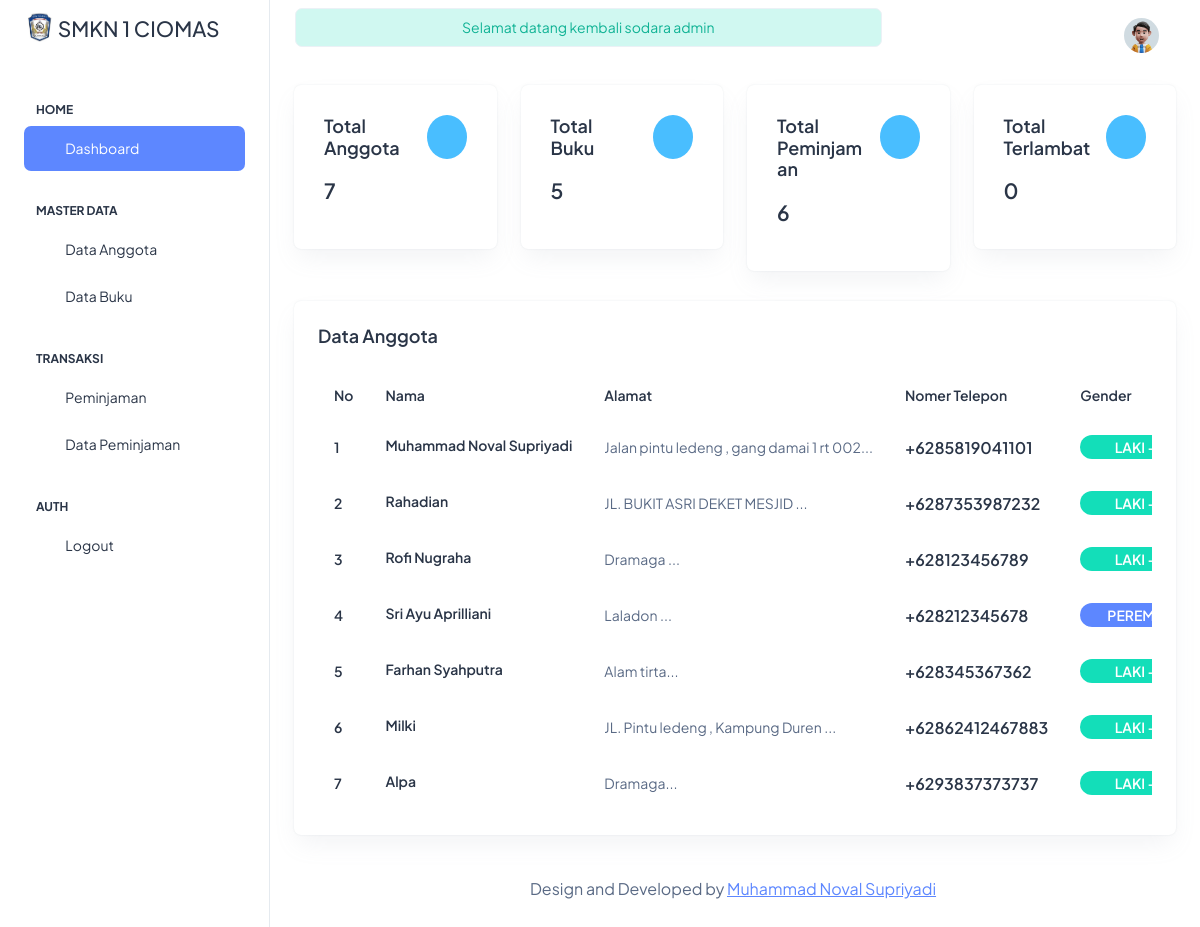
The app's page /dashboard/home/ (signed in) with its own data.
### tables this page shows
CREATE TABLE `member` (
  `id` int(11) NOT NULL,
  `fullname` varchar(255) NOT NULL,
  `address` varchar(255) NOT NULL,
  `phone_number` varchar(15) NOT NULL,
  `gender` varchar(20) NOT NULL,
  `photo_filename` varchar(255) DEFAULT NULL
);

### dashboard/home/index.php (the view, shortened to what this page needs)
<?php
include_once("../navbar.php");
?>
<div class="row">
    <div class="col-lg-12">
        <div class="row">
            <div class="col-lg-3">
                <div class="card">
                    <div class="card-body">
                        <a href="../member/" class="">
                            <div class="row alig n-items-start">
                                <div class="col-8">
                                    <?php
                                $countmember = mysqli_query($con, "SELECT COUNT(*) as total FROM member");
                                $membercount = mysqli_fetch_assoc($countmember);
                                ?>
                                    <h5 class="card-title mb-9 fw-semibold">Total<br> Anggota</h5>
                                    <h4 class="fw-semibold mb-3"><?= $membercount['total']?></h4>
                                </div>
                                <div class="col-4">
                                    <div class="d-flex justify-content-end">
                                        <div
                                            class="text-white bg-secondary rounded-circle p-6 d-flex align-items-center justify-content-center">
                                            <i class="ti ti-user fs-6"></i>
                                        </div>
                                    </div>
                                </div>
                            </div>
                        </a>
                    </div>
                </div>
            </div>
            <div class="col-lg-3">
                <div class="card">
                    <div class="card-body">
                        <a href="../book/" class="">
                            <div class="row alig n-items-start">
                                <div class="col-8">
                                    <?php
                                $countbook = mysqli_query($con, "SELECT COUNT(*) as total FROM book");
                                $bookcount = mysqli_fetch_assoc($countbook);
                                ?>
                                    <h5 class="card-title mb-9 fw-semibold">Total <br>Buku</h5>
                                    <h4 class="fw-semibold mb-3"><?= $bookcount['total']?></h4>
                                </div>
                                <div class="col-4">
                                    <div class="d-flex justify-content-end">
                                        <div
                                            class="text-white bg-secondary rounded-circle p-6 d-flex align-items-center justify-content-center">
                                            <i class="ti ti-book fs-6"></i>
                                        </div>
                                    </div>
                                </div>
                            </div>
                        </a>
                    </div>
                </div>
            </div>
            <div class="col-lg-3">
                <div class="card">
                    <div class="card-body">
                        <a href="../loan_data/" class="">
                            <div class="row alig n-items-start">
                                <div class="col-8">
                                    <?php
                                $countborrowing = mysqli_query($con, "SELECT COUNT(*) as total FROM borrowing");
                                $borrowingcount = mysqli_fetch_assoc($countborrowing);
                                ?>
                                    <h5 class="card-title mb-9 fw-semibold">Total<br> Peminjaman</h5>
                                    <h4 class="fw-semibold mb-3"><?=  $borrowingcount['total']?></h4>
                                </div>
                                <div class="col-4">
                                    <div class="d-flex justify-content-end">
                                        <div
                                            class="text-white bg-secondary rounded-circle p-6 d-flex align-items-center justify-content-center">
                                            <i class="ti ti-cards fs-6"></i>
                                        </div>
                                    </div>
                                </div>
                            </div>
                        </a>
                    </div>
                </div>
            </div>
            <div class="col-lg-3">
                <div class="card">
                    <div class="card-body">
                        <a href="../loan_data/?late" class="">
                            <div class="row alig n-items-start">
                                <div class="col-8">
                                    <?php
                                $countlate = mysqli_query($con, "SELECT COUNT(*) as total FROM borrowing WHERE return_date < CURDATE()  AND status = 'Belum Kembali'");
                                $borrowinglate = mysqli_fetch_assoc($countlate);
                                ?>
                                    <h5 class="card-title mb-9 fw-semibold">Total <br> Terlambat</h5>
                                    <h4 class="fw-semibold mb-3"><?=  $borrowinglate['total']?></h4>
                                </div>
                                <div class="col-4">
                                    <div class="d-flex justify-content-end">
                                        <div
                                            class="text-white bg-secondary rounded-circle p-6 d-flex align-items-center justify-content-center">
                                            <i class="ti ti-file-description fs-6"></i>
                                        </div>
                                    </div>
                                </div>
                            </div>
                        </a>
                    </div>
                </div>
            </div>
        </div>
    </div>
</div>
<div class="row">
    <div class="col-lg-12 d-flex align-items-stretch">
        <div class="card w-100">
            <div class="card-body p-4">
                <h5 class="card-title fw-semibold mb-4">Data Anggota</h5>
                <div class="table-responsive">
                    <table class="table text-nowrap mb-0 align-middle">
                        <thead class="text-dark fs-4">
                            <tr>
                                <th class="border-bottom-0">
                                    <h6 class="fw-semibold mb-0">No</h6>
                                </th>
                                <th class="border-bottom-0">
                                    <h6 class="fw-semibold mb-0">Nama</h6>
                                </th>
                                <th class="border-bottom-0">
                                    <h6 class="fw-semibold mb-0">Alamat</h6>
                                </th>
                                <th class="border-bottom-0">
                                    <h6 class="fw-semibold mb-0">Nomer Telepon</h6>
                                </th>
                                <th class="border-bottom-0">
                                    <h6 class="fw-semibold mb-0">Gender</h6>
                                </th>
                            </tr>
                        </thead>
                        <tbody>
                            <?php
                            $result = mysqli_query($con, "SELECT * FROM member ");
                            $iteration = 1;
                            while ($member = mysqli_fetch_array($result)) {
                            ?>
                            <tr>
                                <td class="border-bottom-0">
                                    <h6 class="fw-semibold mb-0"><?= $iteration ?></h6>
                                </td>
                                <td class="border-bottom-0">
                                    <h6 class="fw-semibold mb-1"><?= $member['fullname'] ?></h6>
                                </td>
                                <td class="border-bottom-0">
                                    <p class="mb-0 fw-normal"><?= substr($member['address'], 0, 40) . '...' ?></p>
                                </td>
                                <td class="border-bottom-0">
                                    <h6 class="fw-semibold mb-0 fs-4"><?= $member['phone_number'] ?></h6>
                                </td>
                                <td class="border-bottom-0">
                                    <div class="d-flex align-items-center gap-2">
                                        <?php if($member['gender']==="perempuan"){?>
                                        <span class="badge bg-primary rounded-3 fw-semibold"
                                            style="width: 140px;">PEREMPUAN</span>
                                        <?php } else { ?>
                                        <span class="badge bg-success rounded-3 fw-semibold" style="width: 140px;">LAKI
                                            -LAKI</span>
                                        <?php } ?>
                                    </div>
                                </td>
                            </tr>
                            <?php
                            $iteration ++;
                            }?>
                        </tbody>
                    </table>
                </div>
            </div>
        </div>
    </div>
</div>
<?php
include_once("../footer.php");
?>

### dashboard/navbar.php (shortened to what this page needs)
<!DOCTYPE html>
<html lang="en">
<head>
    <link rel="stylesheet" href="../../assets/css/styles.min.css" />
</head>
<body>
    <div class="page-wrapper" id="main-wrapper" data-layout="vertical" data-navbarbg="skin6" data-sidebartype="full"
        data-sidebar-position="fixed" data-header-position="fixed">
        <aside class="left-sidebar">
            <div>
                <div class="brand-logo d-flex align-items-center justify-content-between">
                    <h4 class="text-center">
                        <img src="../../assets/images/logos/logoskenik.jpeg" width="30" alt="" class="mb-2">
                         SMKN 1 CIOMAS
                    </h4>
                </div>
                <nav class="sidebar-nav scroll-sidebar" data-simplebar="">
                    <ul id="sidebarnav">
                        <li class="nav-small-cap">
                            <span class="hide-menu">Home</span>
                        </li>
                        <li class="sidebar-item">
                            <a class="sidebar-link <?php if(isset($_SESSION['navigation'])&&$_SESSION['navigation'] === "1"){echo "bg-primary text-white";}?>"
                                href="../home/" aria-expanded="false">
                                <span>
                                    <i class="ti ti-layout-dashboard"></i>
                                </span>
                                <span class="hide-menu">Dashboard</span>
                            </a>
                        </li>
                        <li class="nav-small-cap">
                            <span class="hide-menu">Master Data</span>
                        </li>
                        <li class="sidebar-item">
                            <a class="sidebar-link <?php if(isset($_SESSION['navigation'])&&$_SESSION['navigation'] === "2"){echo "bg-primary text-white";}?>"
                                href="../member" aria-expanded="false">
                                <span>
                                    <i class="ti ti-article"></i>
                                </span>
                                <span class="hide-menu">Data Anggota</span>
                            </a>
                        </li>
                        <li class="sidebar-item">
                            <a class="sidebar-link <?php if(isset($_SESSION['navigation'])&&$_SESSION['navigation'] === "3"){echo "bg-primary text-white";}?>"
                                href="../book" aria-expanded="false">
                                <span>
                                    <i class="ti ti-article"></i>
                                </span>
                                <span class="hide-menu">Data Buku</span>
                            </a>
                        </li>
                        <li class="nav-small-cap">
                            <span class="hide-menu">Transaksi</span>
                        </li>
                        <li class="sidebar-item">
                            <a class="sidebar-link <?php if($_SESSION['navigation'] === "4"){echo "bg-primary text-white";}?>"
                                href="../borrowing" aria-expanded="false">
                                <span>
                                    <i class="ti ti-article"></i>
                                </span>
                                <span class="hide-menu">Peminjaman</span>
                            </a>
                        </li>
                        <li class="sidebar-item">
                            <a class="sidebar-link <?php if($_SESSION['navigation'] === "5"){echo "bg-primary text-white";}?>"
                                href="../loan_data" aria-expanded="false">
                                <span>
                                    <i class="ti ti-article"></i>
                                </span>
                                <span class="hide-menu">Data Peminjaman</span>
                            </a>
                        </li>
                        <li class="nav-small-cap">
                            <span class="hide-menu">AUTH</span>
                        </li>
                        <li class="sidebar-item">
                            <a class="sidebar-link " href="../../auth/logout.php" aria-expanded="false">
                                <span>
                                    <i class="ti ti-login"></i>
                                </span>
                                <span class="hide-menu">Logout</span>
                            </a>
                        </li>
                    </ul>
                </nav>
            </div>
        </aside>
        <div class="body-wrapper">
            <header class="app-header">
                <nav class="navbar navbar-expand-lg navbar-light">
                    <?php
                        if (isset($_SESSION['success'])) { echo '
                        <div class="alert alert-success col-8 mx-auto text-center p-2 border rounded text-center">' . $_SESSION['success'] . '</div>
                        '; unset($_SESSION['success']); }
                    ?>
                    <div class="navbar-collapse justify-content-end px-0" id="navbarNav">
                        <ul class="navbar-nav flex-row ms-auto align-items-center justify-content-end">
                            <li class="nav-item dropdown">
                                <a class="nav-link nav-icon-hover" href="javascript:void(0)" id="drop2"
                                    data-bs-toggle="dropdown" aria-expanded="false">
                                    <img src="../../assets/images/profile/user-1.jpg" alt="" width="35" height="35"
                                        class="rounded-circle" />
                                </a>
                            </li>
                        </ul>
                    </div>
                </nav>
            </header>
            <div class="container-fluid">

### dashboard/footer.php (shortened to what this page needs)
<div class="py-6 px-6 text-center">
    <p class="mb-0 fs-4">Design and Developed by <a href="https://ValSpp.github.io/" target="_blank"
            class="pe-1 text-primary text-decoration-underline">Muhammad Noval Supriyadi</a></p>
</div>
</div>
</div>
</div>
</body>
</html>

### records on screen
member: fullname "Muhammad Noval Supriyadi", address "Jalan pintu ledeng , gang damai 1 rt 002", phone_number "+6285819041101", gender "LAKI…"
member: fullname "Rahadian", address "JL. BUKIT ASRI DEKET MESJID", phone_number "+6287353987232", gender "LAKI…"
member: fullname "Rofi Nugraha", address "Dramaga", phone_number "+628123456789", gender "LAKI…"
member: fullname "Sri Ayu Aprilliani", address "Laladon", phone_number "+628212345678", gender "PEREMPUAN"
member: fullname "Farhan Syahputra", address "Alam tirta", phone_number "+628345367362", gender "LAKI…"
member: fullname "Milki", address "JL. Pintu ledeng , Kampung Duren", phone_number "+62862412467883", gender "LAKI…"
member: fullname "Alpa", address "Dramaga", phone_number "+6293837373737", gender "LAKI…"

### other values on screen
$_SESSION['success'] "Selamat datang kembali sodara admin"
$membercount['total'] "7"
$bookcount['total'] "5"
$borrowingcount['total'] "6"
$borrowinglate['total'] "0"
